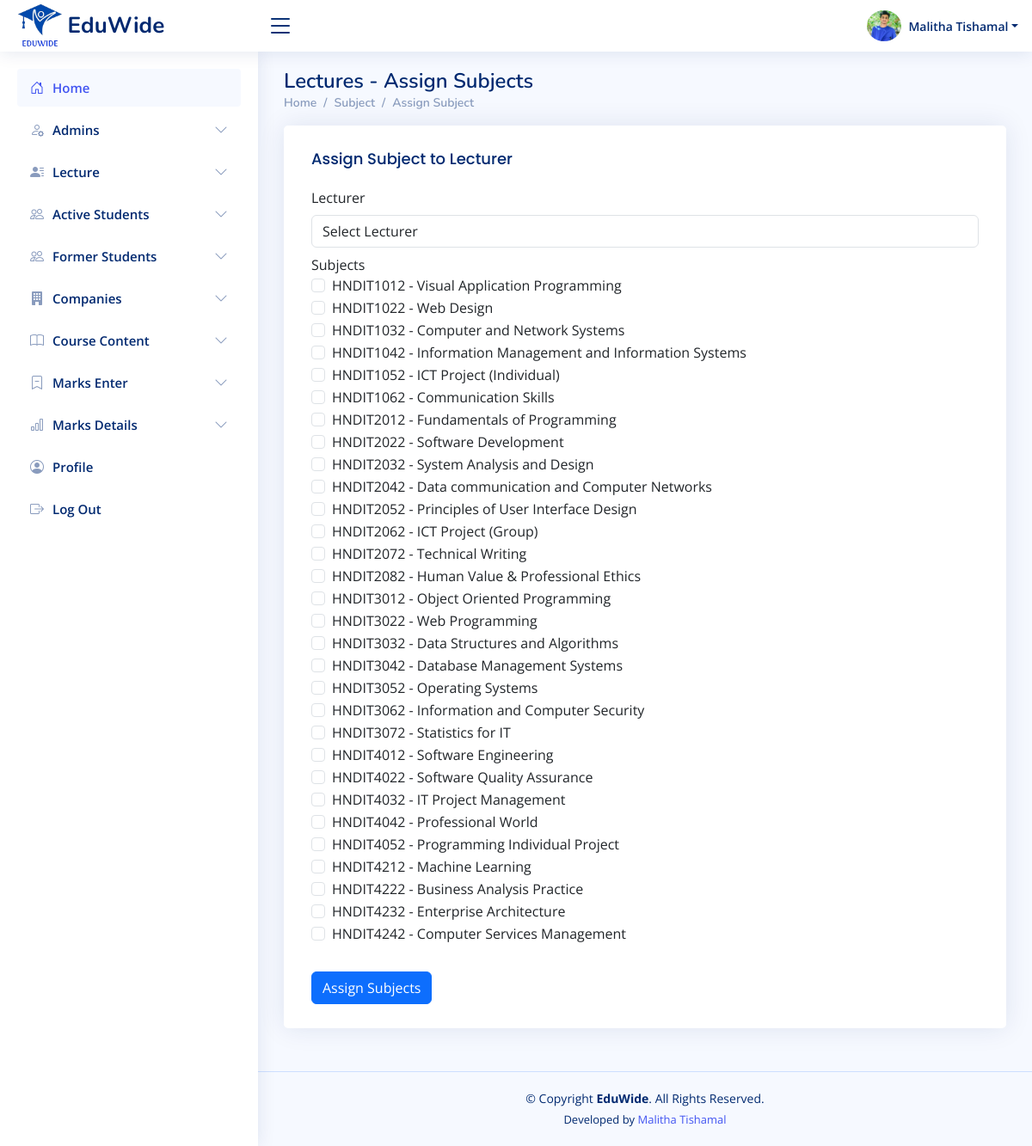
/admin/pages-assign-subject.php (signed in), run on the app's committed database.
### tables this page shows
CREATE TABLE `subjects` (
  `id` int(11) NOT NULL,
  `semester` varchar(50) DEFAULT NULL,
  `code` varchar(20) DEFAULT NULL,
  `name` varchar(255) DEFAULT NULL,
  `description` varchar(255) DEFAULT NULL
);

### admin/pages-assign-subject.php (the view, shortened to what this page needs)
<?php
require_once '../includes/db-conn.php';
$user_id = $_SESSION['admin_id'];
$sql = "SELECT username, email, nic,mobile,profile_picture FROM admins WHERE id = ?";
$stmt = $conn->prepare($sql);
$stmt->bind_param("i", $user_id);
$stmt->execute();
$result = $stmt->get_result();
$user = $result->fetch_assoc();
$subjects_result = $conn->query("SELECT * FROM subjects");
?>
<!DOCTYPE html>
<html lang="en">
<head>
    <?php include_once("../includes/css-links-inc.php"); ?>
</head>
<body>
    <?php include_once("../includes/header.php") ?>
    <?php include_once("../includes/sadmin-sidebar.php") ?>
    <main id="main" class="main">
        <div class="pagetitle">
            <h1>Lectures - Assign Subjects</h1>
            <nav>
                <ol class="breadcrumb">
                    <li class="breadcrumb-item"><a href="index.html">Home</a></li>
                     <li class="breadcrumb-item"><a href="index.html">Subject</a></li>
                      <li class="breadcrumb-item"><a href="index.html">Assign Subject</a></li>
                </ol>
            </nav>
        </div>
        <section class="section">
            <div class="row">
                <div class="col-lg-12">
                    <div class="card">
                        <div class="card-body">
                            <div class="container mt-2 mb-2">
                                <h2 class="card-title">Assign Subject to Lecturer</h2>
                                <form action="assign_subject_process.php" method="POST">
                                    <div class="form-group">
                                        <label for="lecturer">Lecturer</label>
                                        <select class="form-control mt-2" name="lecturer_id" id="lecturer">
                                            <option value="">Select Lecturer</option>
                                        </select>
                                    </div>
                                    <div class="form-group mb-4 mt-2">
                                        <label for="subjects">Subjects</label><br>
                                        <?php
                                        while ($row = $subjects_result->fetch_assoc()) {
                                            echo "<div class='form-check'>
                                                    <input class='form-check-input' type='checkbox' name='subject_ids[]' value='" . $row['id'] . "'>
                                                    <label class='form-check-label'>" . $row['code'] . " - " . $row['name'] . "</label>
                                                  </div>";
                                        }
                                        ?>
                                    </div>
                                    <button type="submit" class="btn btn-primary mt-2">Assign Subjects</button>
                                </form>
                            </div>
                        </div>
                    </div>
                </div>
            </div>
        </section>
    </main>
    <?php include_once("../includes/footer.php") ?>
</body>
</html>

### includes/header.php (shortened to what this page needs)
<header id="header" class="header fixed-top d-flex align-items-center">
    <div class="d-flex align-items-center justify-content-between">
        <a href="" class="logo d-flex align-items-center">
            <img src="<?php echo $base_url; ?>assets/images/logos/eduwide-logo.png" alt="">
            <span class="d-none d-lg-block">EduWide</span>
        </a>
        <i class="bi bi-list toggle-sidebar-btn"></i>
    </div>
    <nav class="header-nav ms-auto">
        <ul class="d-flex align-items-center">
            <?php
                $profilePic = isset($user['profile_picture']) && $user['profile_picture'] ? $user['profile_picture'] : 'default.png';
            ?>
            <li class="nav-item dropdown pe-3">
                <a class="nav-link nav-profile d-flex align-items-center pe-0" href="#" data-bs-toggle="dropdown">
                   <img id="profilePicture" src="<?php echo $profilePic; ?>" alt="Profile Picture" class="rounded-circle" style="width: 40px !important; height: 40px !important; object-fit: cover;">
                    <span class="d-none d-md-block dropdown-toggle ps-2"><?php echo htmlspecialchars($user['username']); ?></span>
                </a>
            </li>
        </ul>
    </nav>
</header>

### assets/css/style.css (style rules this page uses)
:root { scroll-behavior: smooth; }
body { font-family: "Open Sans", sans-serif; background: #f6f9ff; color: #444444; }
a { color: #4154f1; text-decoration: none; }
h1, h2, h3, h4, h5, h6 { font-family: "Nunito", sans-serif; }
#main { margin-top: 60px; padding: 20px 30px; transition: all 0.3s; }
.pagetitle { margin-bottom: 10px; }
.pagetitle h1 { font-size: 24px; margin-bottom: 0; font-weight: 600; color: #012970; }
.card { margin-bottom: 30px; border: none; border-radius: 5px; box-shadow: 0px 0 30px rgba(1, 41, 112, 0.1); }
.card-title { padding: 20px 0 15px 0; font-size: 18px; font-weight: 500; color: #012970; font-family: "Poppins", sans-serif; }
.card-body { padding: 0 20px 20px 20px; }
.breadcrumb { font-size: 14px; font-family: "Nunito", sans-serif; color: #899bbd; font-weight: 600; }
.breadcrumb a { color: #899bbd; transition: 0.3s; }
.breadcrumb .breadcrumb-item::before { color: #899bbd; }
.logo { line-height: 1; }
@media (min-width: 1200px) { .logo { width: 280px; } }
.logo img { max-height: 50px; margin-right: 6px; }
.logo span { font-size: 26px; font-weight: 700; color: #012970; font-family: "Nunito", sans-serif; }
.header { transition: all 0.5s; z-index: 997; height: 60px; box-shadow: 0px 2px 20px rgba(1, 41, 112, 0.1); background-color: #fff; padding-left: 20px; }
.header .toggle-sidebar-btn { font-size: 32px; padding-left: 10px; cursor: pointer; color: #012970; }
.header-nav ul { list-style: none; }
.header-nav>ul { margin: 0; padding: 0; }
.header-nav .nav-profile { color: #012970; }
.header-nav .nav-profile img { max-height: 36px; }
.header-nav .nav-profile span { font-size: 14px; font-weight: 600; }
@media (min-width: 1200px) { #main, #footer { margin-left: 300px; } }

### data on the page
subjects: code "HNDIT1012", name "Visual Application Programming"
subjects: code "HNDIT1022", name "Web Design"
subjects: code "HNDIT1032", name "Computer and Network Systems"
subjects: code "HNDIT1042", name "Information Management and Information Systems"
subjects: code "HNDIT1052", name "ICT Project (Individual)"
subjects: code "HNDIT1062", name "Communication Skills"
subjects: code "HNDIT2012", name "Fundamentals of Programming"
subjects: code "HNDIT2022", name "Software Development"
subjects: code "HNDIT2032", name "System Analysis and Design"
subjects: code "HNDIT2042", name "Data communication and Computer Networks"
subjects: code "HNDIT2052", name "Principles of User Interface Design"
subjects: code "HNDIT2062", name "ICT Project (Group)"
subjects: code "HNDIT2072", name "Technical Writing"
subjects: code "HNDIT2082", name "Human Value & Professional Ethics"
subjects: code "HNDIT3012", name "Object Oriented Programming"
subjects: code "HNDIT3022", name "Web Programming"
subjects: code "HNDIT3032", name "Data Structures and Algorithms"
subjects: code "HNDIT3042", name "Database Management Systems"
subjects: code "HNDIT3052", name "Operating Systems"
subjects: code "HNDIT3062", name "Information and Computer Security"
subjects: code "HNDIT3072", name "Statistics for IT"
subjects: code "HNDIT4012", name "Software Engineering"
subjects: code "HNDIT4022", name "Software Quality Assurance"
subjects: code "HNDIT4032", name "IT Project Management"
subjects: code "HNDIT4042", name "Professional World"
subjects: code "HNDIT4052", name "Programming Individual Project"
subjects: code "HNDIT4212", name "Machine Learning"
subjects: code "HNDIT4222", name "Business Analysis Practice"
subjects: code "HNDIT4232", name "Enterprise Architecture"
subjects: code "HNDIT4242", name "Computer Services Management"

### other printed values
$user['username'] "Malitha Tishamal"
